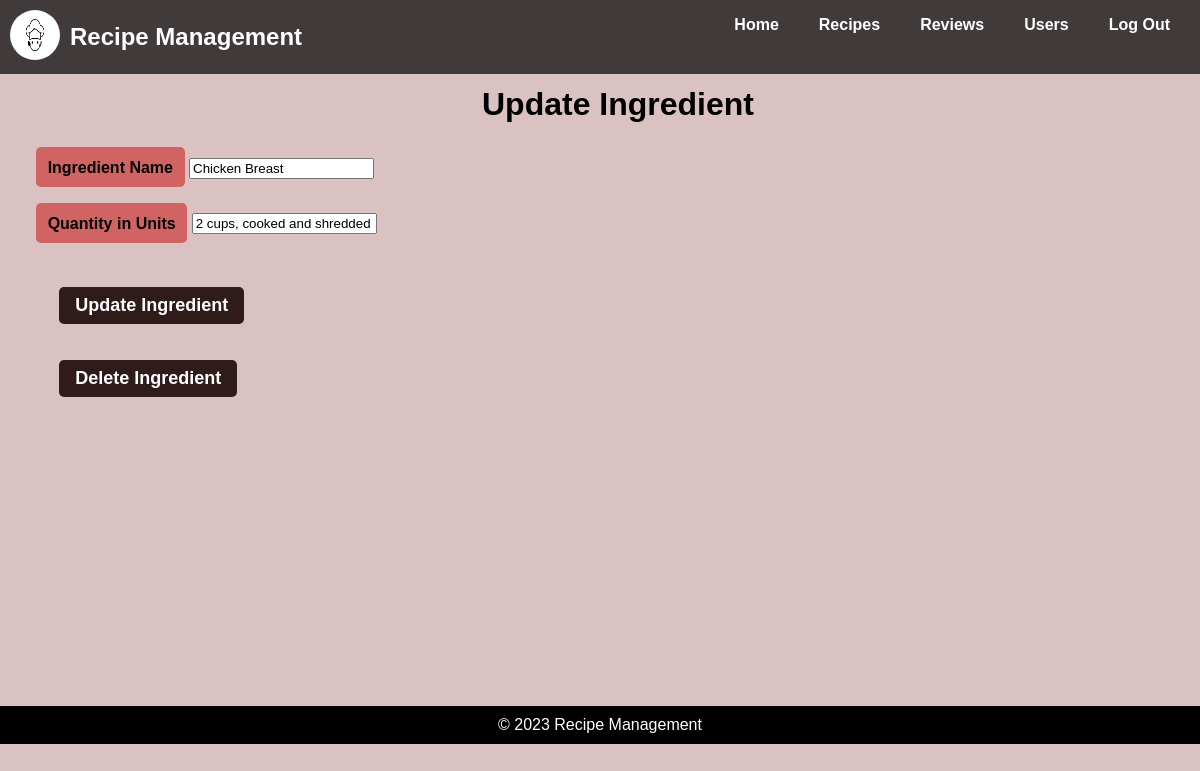
/ingredient/update-ingredient.php?recipe_ingredient_id=2 (signed in), run on the app's committed database.
### tables this page shows
CREATE TABLE IF NOT EXISTS `recipe_ingredients` (
  `recipe_ingredient_id` int NOT NULL AUTO_INCREMENT,
  `recipe_id` int DEFAULT NULL,
  `ingredient_id` int DEFAULT NULL,
  `quantity` int DEFAULT NULL,
  `unit` varchar(50) DEFAULT NULL,
  PRIMARY KEY (`recipe_ingredient_id`),
  KEY `recipe_id` (`recipe_id`),
  KEY `ingredient_id` (`ingredient_id`)
);

CREATE TABLE IF NOT EXISTS `ingredients` (
  `ingredient_id` int NOT NULL AUTO_INCREMENT,
  `name` varchar(255) NOT NULL,
  `quantity_unit` varchar(50) NOT NULL,
  PRIMARY KEY (`ingredient_id`)
);

### ingredient/update-ingredient.php (the view, shortened to what this page needs)
<!DOCTYPE html>
<html lang="en">
<head>
    <link rel="stylesheet" href="../CSS/view-recipe.css">
    <link rel="stylesheet" href="https://cdnjs.cloudflare.com/ajax/libs/font-awesome/6.2.0/css/all.min.css">
</head>
<body>
   <nav id="home">
        <div class="navbar-logo">
            <a href="../recipe/home.php"><img src="../images/logo.jpeg" alt="Recipe Management Logo"></a>
            <h1><a href="../recipe/home.php">Recipe Management</a></h1>
        </div>
        <ul>
            <li><a href="../recipe/home.php">Home</a></li>
            <li><a href="../recipe/view-recipe-list.php">Recipes</a></li>
            <li><a href="../review/review-list.php">Reviews</a></li>
			<li><a href="../user/user-list.php">Users</a></li>
            <li><a href="../security/logout.php">Log Out</a></li>
        </ul>
    </nav>
    <main>
        <h1 style="text-align: center; margin-top: 1%;">Update Ingredient</h1>
        <section class="about">
            <?php
				require_once '../security/checksession.php';
            $conn = new mysqli($hn, $un, $pw, $db);
            if (isset($_GET['recipe_ingredient_id'])) {
                $recipe_ingredient_id = $_GET['recipe_ingredient_id'];
                $query = "SELECT * FROM ingredients i
                          JOIN recipe_ingredients ri ON i.ingredient_id = ri.ingredient_id
                          WHERE ri.recipe_ingredient_id = $recipe_ingredient_id";
                $result = $conn->query($query);
                $rows = $result->num_rows;
                for ($j = 0; $j < $rows; $j++) {
                    $row = $result->fetch_array(MYSQLI_ASSOC);
                    echo <<<_END
					<form action="update-ingredient.php" method="post">
						<div class="recipe-detail"  style="margin-top: 3%; ">
                            <label for="name"><Strong>Ingredient Name</Strong></label>
                            <input type="text" id="name" name="name" value="{$row['name']}">
                        </div>
                        <div class="recipe-detail"  style="margin-top: 3%; ">
                            <label for="quantity_unit"><Strong>Quantity in Units</Strong></label>
                            <input type="text" id="quantity_unit" name="quantity_unit" value="{$row['quantity_unit']}">
                        </div>
						<div class="recipe-detail"  style="margin-top: 3%; ">
                            <br />
                            <button type="submit" class="edit-button">Update Ingredient</button>
                        </div>
                        <input type='hidden' name='update' value='yes'>
                        <input type='hidden' name='recipe_ingredient_id' value='$row[recipe_ingredient_id]'>
					</form>
					</br></br>
					<form action="delete-ingredient.php" method="get">
						<input type="hidden" name="recipe_ingredient_id" value="$row[recipe_ingredient_id]">
						<button type="submit" class="delete-button">Delete Ingredient</button>
					</form>
_END;
                }
			}
            ?>
        </section>
    </main>
    <footer>
        <p>&copy; 2023 Recipe Management</p>
    </footer>
</body>
</html>

### CSS/view-recipe.css (style rules this page uses)
body, h1, h2, p, ul, li { margin: 0; padding: 0; }
body { font-family: Arial, sans-serif; background-color: #dac2c2; }
nav { background-color: rgba(0, 0, 0, 0.7); color: #fff; text-align: center; padding: 10px; display: flex; justify-content: space-between; align-items: center; }
.navbar-logo { display: flex; align-items: center; }
.navbar-logo img { width: 50px; height: 50px; margin-right: 10px; border-radius: 50%; overflow: hidden; }
nav ul { list-style: none; display: flex; }
nav li { margin: 0 20px; }
nav a { text-decoration: none; color: #fff; font-weight: bold; }
main { min-height: 73vh; margin-left: 3%; }
section strong { background-color: #d16363; padding:1%; border-radius: 5px; }
.about p, ul, ol { margin-bottom: 2%; }
.edit-button, .delete-button { background-color: #301b1b; color: white; font-weight: bold; border: none; border-radius: 5px; padding: 8px 16px; cursor: pointer; margin-left: 2%; font-size: 18px; }
footer { text-align: center; background-color: black; color: #fff; padding: 10px; margin-top: 3%; }

### data on the page
recipe_ingredients: name "Chicken Breast", quantity_unit "2 cups, cooked and shredded"
